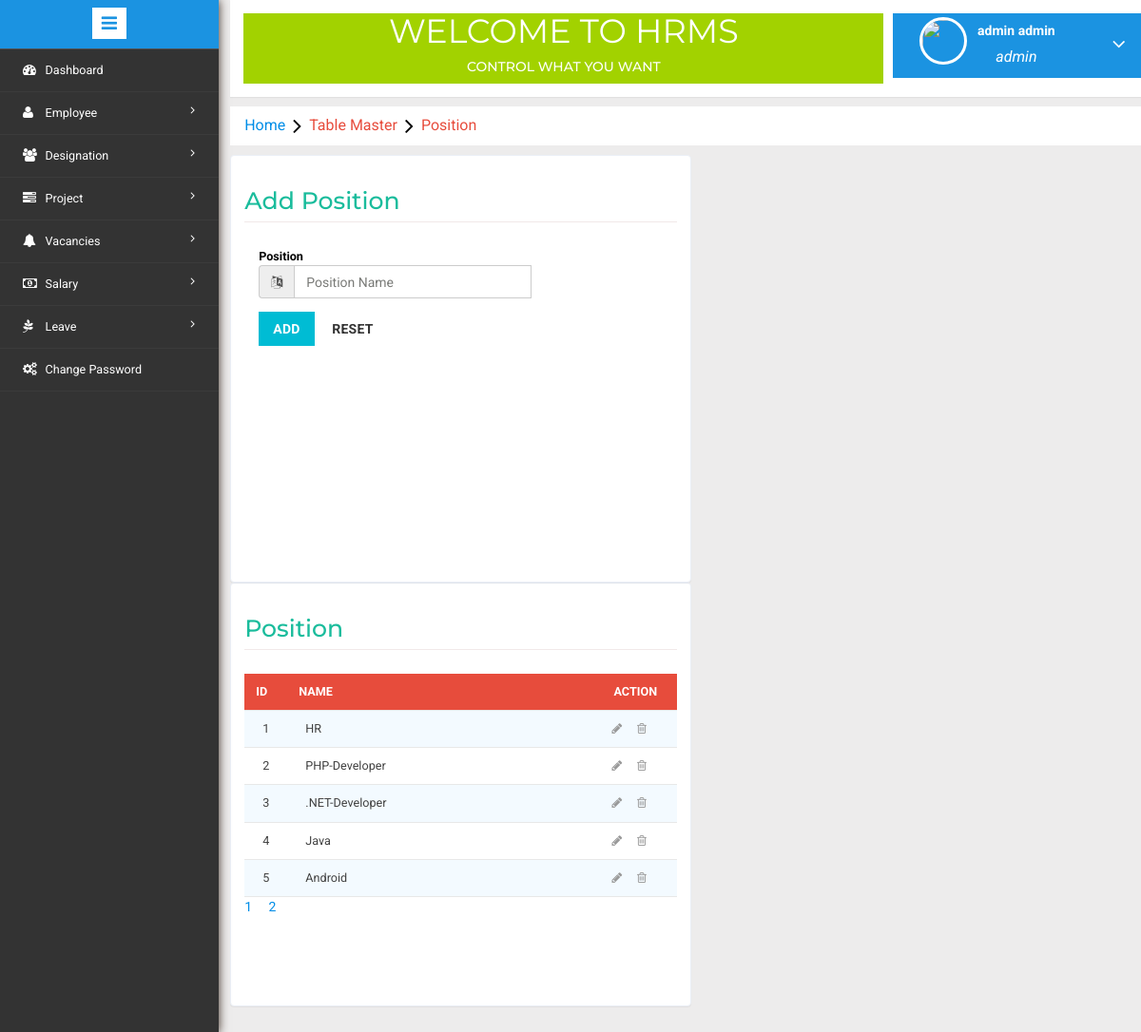
The app's page /position.php (signed in) with its own data.
### tables this page shows
CREATE TABLE `position` (
  `PositinId` int(11) NOT NULL,
  `Name` varchar(200) NOT NULL
);

### position.php (the view, shortened to what this page needs)
<?php include('header.php'); ?>
<?php
	$dbs = new database();
	$db=$dbs->connection();
  $name="";
  $page = "";
  $pagelimit = 5;
  $positionid = mysqli_query($db,"select count(PositinId) total from position");
  $positionn = mysqli_fetch_assoc($positionid);
  $number_of_row = ceil($positionn['total'] /5);
  if(isset($_GET['bn']) && intval($_GET['bn']) <= $number_of_row && intval($_GET['bn']) != 0)
  {
    $Skip = (intval($_GET['bn']) * $pagelimit) - $pagelimit;
    print_r($Skip);
    $sql = mysqli_query($db,"select * from position LIMIT $Skip,$pagelimit");
  }
  else
  {
    $sql = mysqli_query($db,"select * from position LIMIT $pagelimit");
  }
  for($i=0;$i<$number_of_row;$i++)
  {
    $d = $i+1;
    $page .= "<a href='position.php?bn=$d'>$d</a>&nbsp &nbsp &nbsp";
  }
?>
<link rel="stylesheet" type="text/css" href="css/table-style.css" />
<ol class="breadcrumb" style="margin: 10px 0px ! important;">
    <li class="breadcrumb-item"><a href="Home.php">Home</a><i class="fa fa-angle-right"></i>Table Master<i class="fa fa-angle-right"></i>Position</li>
</ol>
<div class="validation-system" style="margin-top: 0;">
 		<div class="validation-form" style="overflow: auto; margin-right:20px; height: 450px; width: 49%; float: left;">
        <form method="POST" action="controller/ccity.php?positionedit=<?php echo $row['PositinId']; ?>">
        <div class="vali-form-group" >
        <h2>Add Position</h2>
          	<div class="col-md-3 control-label">
            	<label class="control-label">Position</label>
              	<div class="input-group">
                  	<span class="input-group-addon">
              			<i class="fa fa-language" aria-hidden="true"></i>
              		</span>
              	<input type="text" name="position" required="" value="<?php echo $name; ?>"  placeholder="Position Name" class="form-control" style="width: 250px; height: 35px; float: right;">
              	</div>
            </div>
        </div>
            <div class="col-md-12 form-group">
              <button type="submit" name="positionl" class="btn btn-primary">Add</button>
              <button type="reset" class="btn btn-default">Reset</button>
            </div>
          <div class="clearfix"> </div>
        </form>
 </div>
 <div class="validation-form" style="width: 49%; overflow: auto;">
 		<div style="height: 396px;">
					<div class="w3l-table-info">
					  <h2>Position</h2>
					    <table id="table">
						<thead>
						  <tr>
						  	<th>Id</th>
							<th style="width: 5000px;">Name</th>
							<th style="text-align: center; width: 450px;">Action</th>
						  </tr>
						</thead>
						<tbody>
						<?php $i=1; while($row = mysqli_fetch_assoc($sql)) { ?>
						<tr>
							<td><?php if(isset($_GET['bn'])==0){ echo $i; } else{ echo ($_GET['bn']-1)*5+$i; } $i++;?></td>
							<td><?php echo ucfirst($row['Name']); ?></td>
							<td><a href="?positionedit=<?php echo $row['PositinId']; ?>"><i class="fa fa-pencil" aria-hidden="true"></i></a>&nbsp;&nbsp;&nbsp;&nbsp;&nbsp;<a href="controller/ccity.php?positiondelete=<?php echo $row['PositinId']; ?>"><i class="fa fa-trash-o" aria-hidden="true"></i></a></td>
						 </tr>
						<?php } ?>
						</tbody>
					  </table>
            <div><?php echo $page;?></div>
					</div>
		</div>
 </div>
</div>
<?php include('footer.php'); ?>

### css/table-style.css (style rules this page uses)
table { background: white; border-collapse: collapse; margin: 1.25em 0 0; width: 100%; }
table tr, table th, table td { border: none; border-bottom: 1px solid #e8e8e8; font-size: .95em; }
table th, table td { padding: 10px 12px; text-align: left; }
table th { background: #e74c3c; color: #fff; text-transform: uppercase; }
table tr td { background: #f3faff; color: #424242; }
table tr:nth-of-type(2n+2) td { background: #ffffff; }
table { width: 100%; }

### records on screen
position: Name "HR"
position: Name "PHP-Developer"
position: Name ".NET-Developer"
position: Name "Java"
position: Name "Android"

### other values on screen
$_SESSION['User']['FirstName'] "admin"
$_SESSION['User']['LastName'] "admin"
$_SESSION['role']['Name'] "admin"
$d "1"
$d "2"
